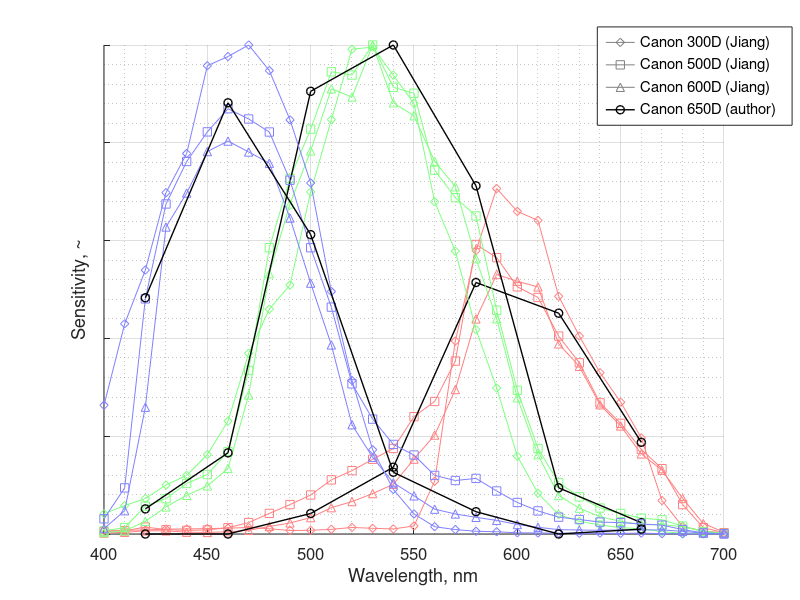

Source code (MATLAB):
% function compare_camera_sensitivities

    clear
    clc

    %%
    
    lambda = 400 : 10 : 720; % nm

    Canon_300D = [
                    0.0074301, 0.0075795, 0.0083043, 0.0098831, 0.010432, 0.011028, 0.01193, 0.013319, 0.01075, 0.0071592, 0.007603, 0.0095502, 0.013374, 0.011634, 0.010348, 0.016463, 0.1081, 0.39461, 0.5796, 0.70646, 0.65966, 0.64128, 0.48616, 0.40497, 0.32996, 0.26965, 0.19645, 0.068429, 0.015261, 0.0062609, 0.002577, 0.00073993, 0.00018341
                    0.041477, 0.058, 0.072545, 0.10017, 0.1198, 0.16235, 0.23092, 0.36946, 0.45982, 0.50908, 0.69947, 0.84752, 0.99131, 0.99574, 0.93826, 0.88043, 0.67937, 0.57855, 0.4181, 0.29859, 0.15914, 0.083305, 0.039898, 0.025915, 0.018503, 0.012969, 0.010731, 0.0048377, 0.0016101, 0.00095847, 0.00056323, 0.00019049, 7.9922e-05
                    0.26332, 0.42981, 0.53966, 0.69805, 0.77811, 0.95757, 0.97645, 1, 0.94768, 0.84684, 0.7179, 0.49589, 0.31392, 0.17227, 0.09118, 0.041019, 0.014928, 0.0090299, 0.0055769, 0.0046034, 0.0024248, 0.0020683, 0.0016975, 0.0013351, 0.0017914, 0.0012195, 0.0018138, 0.00064544, 0.00019937, 0.00010163, 6.6623e-05, 2.6923e-05, 3.7135e-05
                 ];
             
%     Canon_450D = [
%                     0.03	0.02	0.01	0	0	0	0.01	0.01	0.02	0.02	0.04	0.06	0.07	0.09	0.12	0.17	0.23	0.37	0.59	0.78	0.77	0.8	0.87	0.82	0.77	0.83	0.77	0.69	0.65	0.6	0.62	0.63	0.58
%                     0.03	0.03	0.04	0.04	0.06	0.08	0.13	0.26	0.51	0.64	0.81	0.92	1.02	1.01	1.03	1	0.92	0.84	0.78	0.58	0.39	0.21	0.15	0.1	0.08	0.08	0.07	0.09	0.11	0.15	0.19	0.21	0.19
%                     0.24	0.34	0.46	0.5	0.64	0.71	0.77	0.75	0.73	0.67	0.5	0.39	0.26	0.16	0.13	0.1	0.07	0.06	0.06	0.05	0.03	0.02	0.02	0.02	0.02	0.03	0.04	0.04	0.04	0.05	0.05	0.05	0.04
%                  ];

    Canon_500D = [
                    0.0047882, 0.006503, 0.014181, 0.0090063, 0.0072716, 0.008399, 0.012928, 0.023407, 0.042132, 0.06015, 0.079772, 0.11068, 0.1296, 0.1528, 0.17491, 0.23995, 0.27103, 0.35363, 0.59207, 0.56519, 0.50552, 0.48372, 0.40474, 0.35005, 0.26818, 0.22628, 0.17275, 0.13367, 0.060161, 0.012976, 0.0026525, 0.00064602, 0.00064602
                    0.0063344, 0.01322, 0.056945, 0.072339, 0.10335, 0.12163, 0.16863, 0.33452, 0.58549, 0.72721, 0.82791, 0.94525, 0.93856, 1, 0.91351, 0.90129, 0.74393, 0.68775, 0.65043, 0.45765, 0.29386, 0.17488, 0.10517, 0.076, 0.053159, 0.042043, 0.032367, 0.029075, 0.016249, 0.0045584, 0.0010866, 0.00030439, 0.00030439
                    0.031083, 0.094291, 0.48083, 0.67493, 0.76173, 0.82236, 0.86969, 0.84873, 0.82207, 0.7235, 0.58539, 0.46393, 0.30706, 0.23495, 0.18321, 0.1615, 0.11978, 0.10939, 0.11367, 0.087972, 0.064425, 0.047167, 0.034519, 0.02963, 0.024397, 0.023239, 0.020503, 0.018144, 0.009073, 0.0022567, 0.00049182, 0.00014889, 0.00014889
                 ];

    Canon_600D = [
                    0.0018383, 0.0034546, 0.0065563, 0.0064237, 0.003663, 0.0032176, 0.0045901, 0.0075219, 0.015409, 0.022585, 0.033511, 0.053847, 0.066262, 0.082616, 0.10166, 0.15313, 0.2023, 0.29541, 0.4398, 0.53074, 0.51692, 0.50521, 0.38884, 0.34276, 0.26434, 0.22089, 0.1637, 0.13044, 0.072591, 0.021389, 0.003813, 0.00089247, 0.00023267
                    0.0027522, 0.0063568, 0.025923, 0.055392, 0.079072, 0.098383, 0.13411, 0.28424, 0.53216, 0.67504, 0.78346, 0.91032, 0.89359, 1, 0.88185, 0.85526, 0.76181, 0.71016, 0.56299, 0.44008, 0.27856, 0.16213, 0.078769, 0.052859, 0.035122, 0.026057, 0.018983, 0.01922, 0.014806, 0.005949, 0.0013347, 0.00034954, 0.00012156
                    0.010963, 0.047664, 0.25927, 0.6278, 0.69721, 0.78211, 0.8035, 0.78122, 0.75824, 0.64609, 0.513, 0.38666, 0.22351, 0.15669, 0.10477, 0.078029, 0.050767, 0.040953, 0.034064, 0.027857, 0.019411, 0.013821, 0.0088981, 0.0081423, 0.007593, 0.0084223, 0.008274, 0.0083911, 0.0053867, 0.0018156, 0.00036101, 0.00011979, 7.6506e-05
                 ];
          
    % My result
    cam_sen = [0,0.324694866969237,3.05473675948215;0,1.04977554824199,5.57611792769042;0.265164059907257,5.72463921155859,3.87135223697783;0.863769462708549,6.32371122333755,0.798446327637830;3.25245074826289,4.50246976722409,0.288404940976340;2.85571501768572,0.597087631106301,0;1.18558834951318,0.146233480990526,0.0632591933218305]'; % outdoor ColorChecker, noon, sun off to side (IMG_3934.CR2)
    cam_lam = 420 : 40 : 660;
    cam_sen = cam_sen ./ max(cam_sen(:)); % 0 to 1
             
	figure(20)
    clf
    hold on
    set(gcf,'color','white')
             
    % Make dummy plots for legend purposes
    gray = 0.5;
    plot(0, 0, 'Color', [gray gray gray], 'Marker', 'd', 'LineWidth', 0.5)
    plot(0, 0, 'Color', [gray gray gray], 'Marker', 's', 'LineWidth', 0.5)
    plot(0, 0, 'Color', [gray gray gray], 'Marker', '^', 'LineWidth', 0.5)
    plot(0, 0, 'Color', 'k', 'Marker', 'o', 'LineWidth', 1)
    
    for cc = 1:3
        
        offset = 0.50;
        switch cc
            case 1
                col1 = 'r';
                col2 = [1 offset offset];
            case 2
                col1 = 'g';
                col2 = [offset 1 offset];
            case 3
                col1 = 'b';
                col2 = [offset offset 1];
        end
        
        plot(lambda, Canon_300D(cc,:), 'Color', col2, 'Marker', 'd', 'LineWidth', 0.5)
        plot(lambda, Canon_500D(cc,:), 'Color', col2, 'Marker', 's', 'LineWidth', 0.5)
        plot(lambda, Canon_600D(cc,:), 'Color', col2, 'Marker', '^', 'LineWidth', 0.5)
        
        x_coarse = cam_lam;
        y_coarse = cam_sen(cc,:);
        
        x_fine = min(x_coarse) : 1 : max(x_coarse);
        y_fine = interp1(x_coarse, y_coarse, x_fine, 'cubic');
        
%         plot(x_fine, y_fine, 'k', 'LineWidth',2)
        plot(x_coarse, y_coarse, 'k-o', 'LineWidth', 1)
        
        grid on
        grid minor
        
        xlabel('Wavelength, nm')
        ylabel('Sensitivity, ~')
%         title('Comparison of Canon Camera Spectral Sensitivities')
        
    end
    
    xlim([400 700])
    
    set(gca,'FontSize',12)
    h_leg = legend({'Canon 300D (Jiang)','Canon 500D (Jiang)','Canon 600D (Jiang)','Canon 650D (author)'}, 'location','northeast');
    pos = get(h_leg, 'position');
    set(h_leg, 'position', pos + [0.10 0.05 0 0])
    set(gca,'yticklabel',{})
    
% end




















































